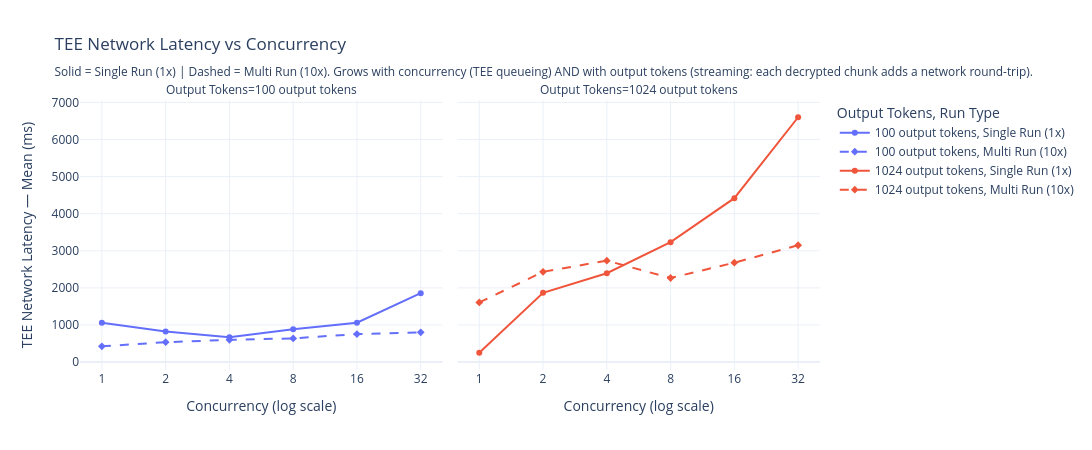

The cell this chart's notebook holds for it:
### Code cell
# Network latency growth — most important overhead component
fig = px.line(
    df_tee,
    x='num_concurrent_requests',
    y='server_network_latency_ms_mean',
    color='out_tokens_label',
    symbol='run_type',
    line_dash='run_type',
    line_dash_map={'Single Run (1x)': 'solid', 'Multi Run (10x)': 'dash'},
    facet_col='out_tokens_label',
    log_x=True,
    markers=True,
    labels={
        'num_concurrent_requests':        'Concurrency (log scale)',
        'server_network_latency_ms_mean': 'TEE Network Latency — Mean (ms)',
        'out_tokens_label':               'Output Tokens',
        'run_type':                       'Run Type',
    },
    title=(
        'TEE Network Latency vs Concurrency<br>'
        '<sub>Solid = Single Run (1x) | Dashed = Multi Run (10x). '
        'Grows with concurrency (TEE queueing) AND with output tokens '
        '(streaming: each decrypted chunk adds a network round-trip).</sub>'
    ),
)
fig.update_layout(height=450, width=1100, template='plotly_white')
fig.update_xaxes(tickvals=CONC_ORDER, ticktext=CONC_STR)
fig.show()

### Figure 1 — Plotly figure (JSON) as saved in the notebook; plotly's stock layout.template omitted (floating-point values rounded to 4 significant figures)
{"data": [{"hovertemplate": "Output Tokens=100 output tokens<br>Run Type=Single Run (1x)<br>Concurrency (log scale)=%{x}<br>TEE Network Latency — Mean (ms)=%{y}<extra></extra>", "legendgroup": "100 output tokens, Single Run (1x)", "line": {"color": "#636efa", "dash": "solid"}, "marker": {"symbol": "circle"}, "mode": "lines+markers", "name": "100 output tokens, Single Run (1x)", "orientation": "v", "showlegend": true, "type": "scatter", "x": [1, 2, 4, 8, 16, 32], "xaxis": "x", "y": [1060.0, 823.1, 672.6, 886.7, 1062.0, 1857.0], "yaxis": "y"}, {"hovertemplate": "Output Tokens=100 output tokens<br>Run Type=Multi Run (10x)<br>Concurrency (log scale)=%{x}<br>TEE Network Latency — Mean (ms)=%{y}<extra></extra>", "legendgroup": "100 output tokens, Multi Run (10x)", "line": {"color": "#636efa", "dash": "dash"}, "marker": {"symbol": "diamond"}, "mode": "lines+markers", "name": "100 output tokens, Multi Run (10x)", "orientation": "v", "showlegend": true, "type": "scatter", "x": [1, 2, 4, 8, 16, 32], "xaxis": "x", "y": [424.7, 536.6, 599.5, 638.4, 756.1, 803.2], "yaxis": "y"}, {"hovertemplate": "Output Tokens=1024 output tokens<br>Run Type=Single Run (1x)<br>Concurrency (log scale)=%{x}<br>TEE Network Latency — Mean (ms)=%{y}<extra></extra>", "legendgroup": "1024 output tokens, Single Run (1x)", "line": {"color": "#EF553B", "dash": "solid"}, "marker": {"symbol": "circle"}, "mode": "lines+markers", "name": "1024 output tokens, Single Run (1x)", "orientation": "v", "showlegend": true, "type": "scatter", "x": [1, 2, 4, 8, 16, 32], "xaxis": "x2", "y": [251.7, 1868.0, 2396.0, 3232.0, 4419.0, 6600.0], "yaxis": "y2"}, {"hovertemplate": "Output Tokens=1024 output tokens<br>Run Type=Multi Run (10x)<br>Concurrency (log scale)=%{x}<br>TEE Network Latency — Mean (ms)=%{y}<extra></extra>", "legendgroup": "1024 output tokens, Multi Run (10x)", "line": {"color": "#EF553B", "dash": "dash"}, "marker": {"symbol": "diamond"}, "mode": "lines+markers", "name": "1024 output tokens, Multi Run (10x)", "orientation": "v", "showlegend": true, "type": "scatter", "x": [1, 2, 4, 8, 16, 32], "xaxis": "x2", "y": [1608.0, 2432.0, 2735.0, 2266.0, 2679.0, 3149.0], "yaxis": "y2"}], "layout": {"annotations": [{"font": {}, "showarrow": false, "text": "Output Tokens=100 output tokens", "x": 0.245, "xanchor": "center", "xref": "paper", "y": 1, "yanchor": "bottom", "yref": "paper"}, {"font": {}, "showarrow": false, "text": "Output Tokens=1024 output tokens", "x": 0.755, "xanchor": "center", "xref": "paper", "y": 1, "yanchor": "bottom", "yref": "paper"}], "height": 450, "legend": {"title": {"text": "Output Tokens, Run Type"}, "tracegroupgap": 0}, "title": {"text": "TEE Network Latency vs Concurrency<br><sub>Solid = Single Run (1x) | Dashed = Multi Run (10x). Grows with concurrency (TEE queueing) AND with output tokens (streaming: each decrypted chunk adds a network round-trip).</sub>"}, "width": 1100, "xaxis": {"anchor": "y", "domain": [0, 0.49], "ticktext": ["1", "2", "4", "8", "16", "32"], "tickvals": [1, 2, 4, 8, 16, 32], "title": {"text": "Concurrency (log scale)"}, "type": "log"}, "xaxis2": {"anchor": "y2", "domain": [0.51, 1], "matches": "x", "ticktext": ["1", "2", "4", "8", "16", "32"], "tickvals": [1, 2, 4, 8, 16, 32], "title": {"text": "Concurrency (log scale)"}, "type": "log"}, "yaxis": {"anchor": "x", "domain": [0, 1], "title": {"text": "TEE Network Latency — Mean (ms)"}}, "yaxis2": {"anchor": "x2", "domain": [0, 1], "matches": "y", "showticklabels": false}}}
